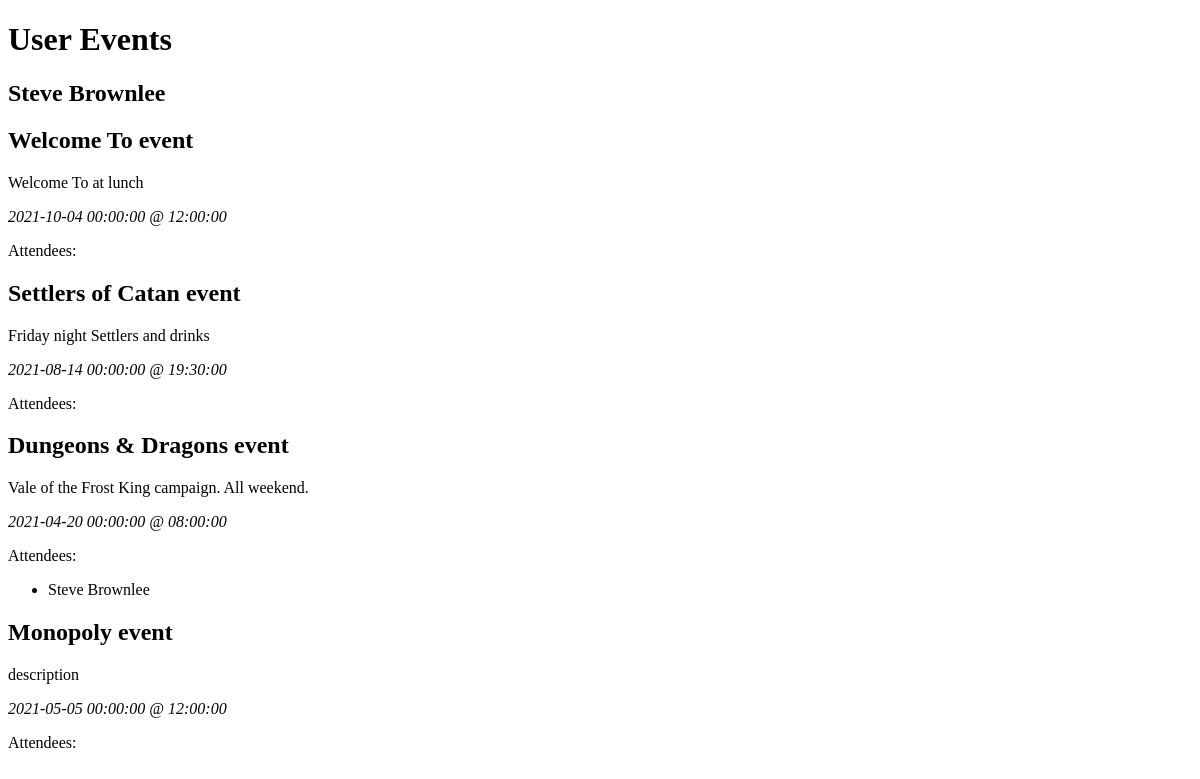
The page /reports/userevents on the database as committed earlier.
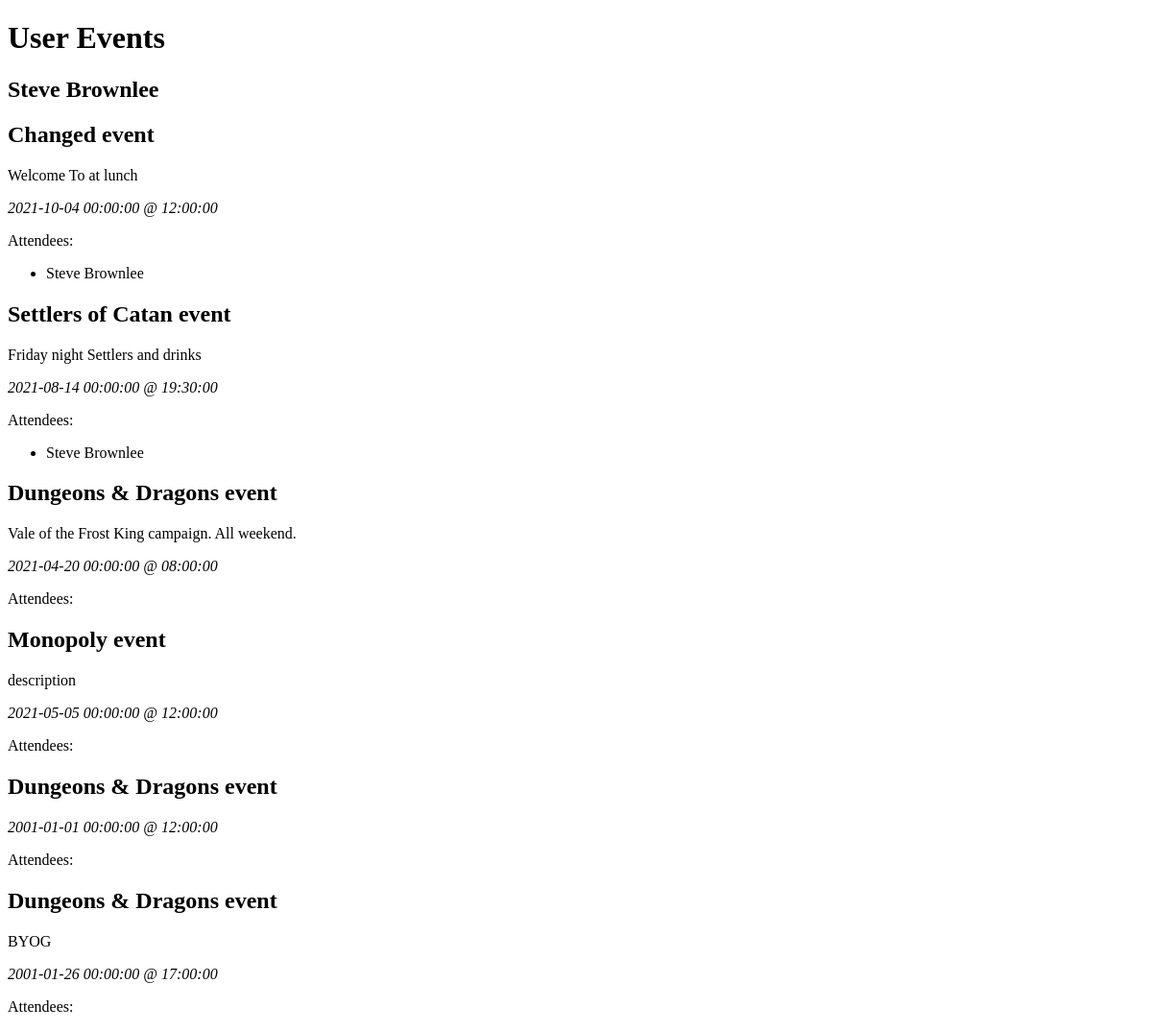
The same page on the database as committed later.
### levelupapi/models/event.py (models this page shows, shortened)
class Event(models.Model):
    event_date = models.DateTimeField()
    time = models.TimeField(default="12:00")
    date_created = models.DateTimeField(default=timezone.now)
    game = ForeignKey("Game", on_delete=DO_NOTHING, null=True)
    organizer = ForeignKey("Gamer", on_delete=CASCADE)
    description = models.CharField(max_length=200,default="")
    attendees = models.ManyToManyField("Gamer", through=("EventAttendance"), related_name="attending")
    @property
    def joined(self):
        return self.__joined

### levelupreports/views/users/events_by_user.py (the view)
# urls.py: path('reports/userevents', user_event_list),
def user_event_list(request):
    if request.method == 'GET':
        with sqlite3.connect(Connection.db_path) as conn:
            conn.row_factory = sqlite3.Row
            db_cursor = conn.cursor()
            db_cursor.execute("""
                SELECT
                    e.id as event_id,
                    e.event_date,
                    e.time,
                    e.description,
                    g.name as game,
                    u.id as user_id,
                    u.first_name || " " || u.last_name as organizer
                FROM
                    levelupapi_event e
                JOIN
                    levelupapi_game g ON g.id = e.game_id
                JOIN
                    levelupapi_gamer gr ON g.gamer_id = gr.id
                JOIN
                    auth_user u ON gr.user_id = u.id
            """)
            dataset = db_cursor.fetchall()
            db_cursor.execute("""
                SELECT
                    u.first_name || " " || u.last_name as name,
                    ea.event_id
                FROM
                    levelupapi_event e
                JOIN
                    levelupapi_eventattendance ea ON ea.event_id = e.id
                JOIN
                    levelupapi_gamer gr ON ea.gamer_id = gr.id
                JOIN
                    auth_user u ON gr.user_id = u.id
            """)
            attendees = db_cursor.fetchall()
            events_by_user = {}
            for row in dataset:
                event = Event()
                event.id = row["event_id"]
                event.title_game = row["game"]
                event.description = row["description"]
                event.event_date = row["event_date"]
                event.time = row["time"]
                event.event_attendees = []
                for attendee in attendees:
                    if attendee["event_id"] == row["event_id"]:
                        event.event_attendees.append(attendee["name"])
                user_id = row["user_id"]
                if user_id in events_by_user:
                    events_by_user[user_id]['events'].append(event)
                else:
                    events_by_user[user_id] = {}
                    events_by_user[user_id]["id"] = user_id
                    events_by_user[user_id]["organizer"] = row["organizer"]
                    events_by_user[user_id]["events"] = [event]
        list_of_users_with_events = events_by_user.values()
        template = 'users/list_with_events.html'
        context = {
            'userevent_list': list_of_users_with_events
        }
        return render(request, template, context)

### levelupreports/templates/users/list_with_events.html (shortened to what this page needs)
{% load static %}
<!DOCTYPE html>
<html>
  <head>
  </head>
  <body>
    <h1>User Events</h1>
    {% for user in userevent_list %}
        <h2>{{ user.organizer }}</h2>
            {% for event in user.events %}
                <h2>{{ event.title_game }} event</h2>
                <p>{{event.description}}</p>
                <p> <em>{{event.event_date}} @ {{event.time}}</em></p>
                <p>
                    Attendees:
                    <ul>
                        {%for attendee in event.event_attendees%}
                            <li>
                                {{attendee}}
                            </li>
                        {%endfor%}
                    </ul>
                </p>
            {% endfor %}
    {% endfor %}
  </body>
</html>

Rows that differ between the two databases and show on the page:
computed for Event "Welcome To at lunch": title_game "Welcome To" → "Changed"
added Event: title_game "Dungeons & Dragons", event_date "2001-01-01 00:00:00", time "12:00:00"
added Event: title_game "Dungeons & Dragons", description "BYOG", event_date "2001-01-26 00:00:00", time "17:00:00"
Other text that changed with them:
new list line: "Steve Brownlee"
list line gone: "Steve Brownlee"
